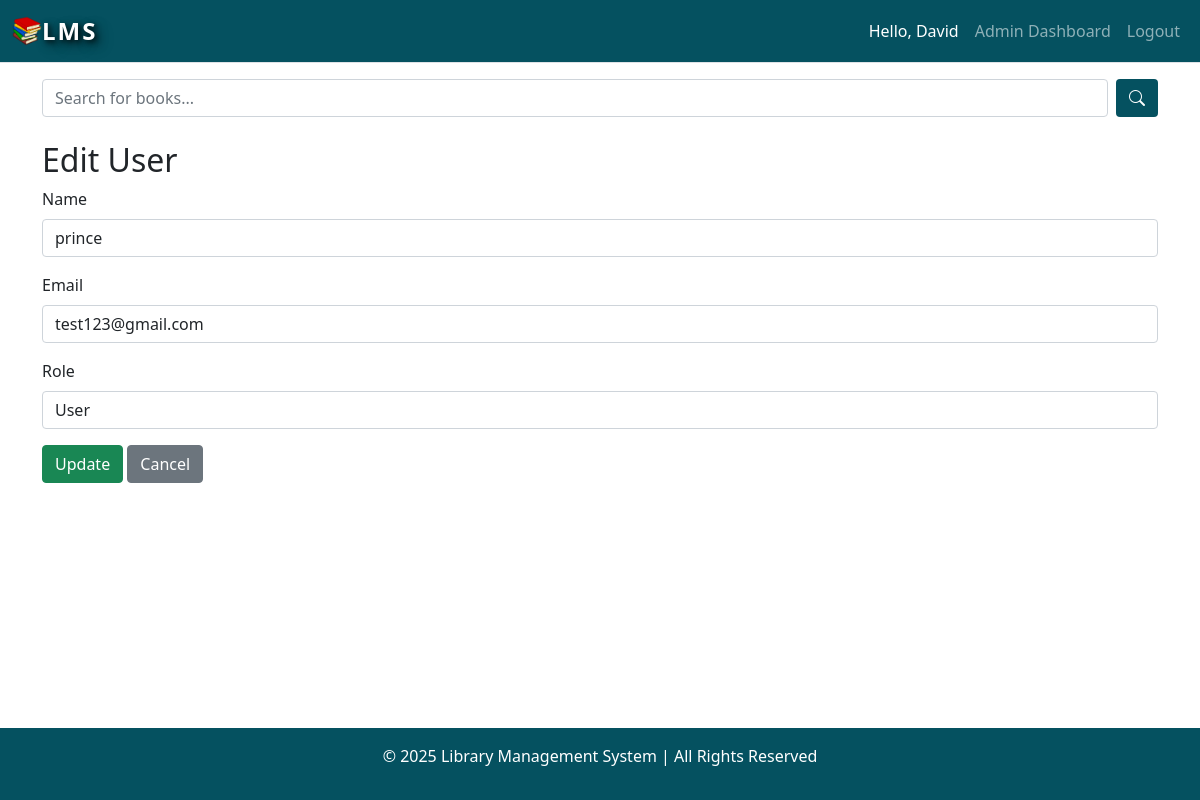
Page /public/admin/edit/18 (signed in) on the committed database.
### tables this page shows
CREATE TABLE `users` (
  `id` int(11) NOT NULL,
  `name` varchar(100) NOT NULL,
  `email` varchar(150) NOT NULL,
  `password` varchar(255) NOT NULL,
  `role` enum('admin','user') DEFAULT 'user',
  `created_at` timestamp NOT NULL DEFAULT current_timestamp()
);

### app/controllers/Admin.php (called while the page is built, shortened)
<?php
require_once dirname(__DIR__) . "/models/User.php";
class Admin
{
    public function edit($id)
    {
        $userModel = new User();
        $user = $userModel->getUserById($id);
        $this->view("admin/edit", ["user" => $user]);
    }
}
?>

### app/core/App.php (called while the page is built, shortened)
<?php
class App
{
    private $method = 'index';
    private function splitUrl()
    {
        $Url = $_GET['url'] ?? 'home';
        $Url = explode("/", trim($Url, "/"));
        return $Url;
    }
    public function loadController()
    {
        $URL = $this->splitUrl();
        $controllerName = ucfirst(strtolower($URL[0]));
        $baseDir = dirname(__DIR__);
        $controllerFile = $baseDir . "/controllers/" . $controllerName .".php";
        if (file_exists($controllerFile)) {
            unset($URL[0]);
        }else {
            require_once $baseDir."/controllers/_404.php";
            $this->controller = "_404";
        }
        $controller = new $this->controller();
        if (!empty($URL[1]) && method_exists($controller, $URL[1])) {
            $this->method = $URL[1];
            unset($URL[1]);
        }
        call_user_func_array([$controller,$this->method],$URL);
    }
}

### public/index.php (called while the page is built, shortened)
<?php
$app = new App();
$app->loadController();

### app/core/Database.php (called while the page is built, shortened)
<?php
class Database
{
    private static $instance = null;
    private $pdo;
    private function __construct()
    {
        try {
            $dsn = "mysql:host=" . DBHOST . ";dbname=" . DBNAME . ";charset=utf8mb4";
            $this->pdo = new PDO($dsn, DBUSER, DBPASS);
            $this->pdo->setAttribute(PDO::ATTR_ERRMODE, PDO::ERRMODE_EXCEPTION);
            $this->pdo->setAttribute(PDO::ATTR_DEFAULT_FETCH_MODE, PDO::FETCH_ASSOC);
        } catch (PDOException $e) {
            die("Database Connection Error: " . $e->getMessage());
        }
    }
    public static function getInstance()
    {
        if (self::$instance === null) {
            self::$instance = new self();
        }
        return self::$instance;
    }
    public function query($sql, $params = [])
    {
        $stmt = $this->pdo->prepare($sql);
        if (!empty($params) && is_array($params)) {
            $stmt->execute($params);
        } else {
            $stmt->execute();
        }
        return $stmt;
    }
}

### app/core/Model.php (called while the page is built, shortened)
<?php
abstract class Model
{
    public function __construct()
    {
        $this->db = Database::getInstance();
    }
}

### app/models/User.php (called while the page is built, shortened)
<?php
class User extends Model
{
    public function getUserById($id)
    {
        $query = "SELECT * FROM users WHERE id = ?";
        $result = $this->db->query($query, [$id]);
        return $result ? $result->fetch(PDO::FETCH_ASSOC) : null;
    }
}

### app/views/admin/edit.view.php (the view, shortened to what this page needs)
<?php require_once dirname(__DIR__) . "/layouts/header.view.php"; ?>
<div class="container mt-4">
    <h2>Edit User</h2>
    <form action="<?= ROOT ?>/admin/update" method="POST">
        <div class="mb-3">
            <label class="form-label">Name</label>
            <input type="text" name="name" class="form-control" value="<?= htmlspecialchars($user['name']) ?>" required>
        </div>
        <div class="mb-3">
            <label class="form-label">Email</label>
            <input type="email" name="email" class="form-control" value="<?= htmlspecialchars($user['email']) ?>" required>
        </div>
        <div class="mb-3">
            <label class="form-label">Role</label>
            <select name="role" class="form-control">
                <option value="user" <?= $user['role'] === 'user' ? 'selected' : '' ?>>User</option>
            </select>
        </div>
        <button type="submit" class="btn btn-success">Update</button>
        <a href="<?= ROOT ?>/admin/users" class="btn btn-secondary">Cancel</a>
    </form>
</div>
<?php require_once dirname(__DIR__) . "/layouts/footer.view.php"; ?>

### public/assets/css/style.css (style rules this page uses)
html, body { height: 100%; margin: 0; display: flex; flex-direction: column; }

### rows in the picture
users: name "prince", email "test123@gmail.com", role "User"

### other values in the picture
$_SESSION['user_name'] "David"
